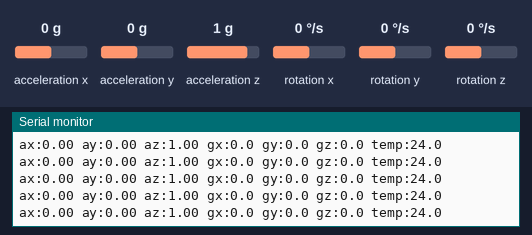
Bench run of a sketch on a simulated ESP32. Parts: the last lines printed to the serial monitor. Wiring (inferred from the names in the program): MPU-6050 motion sensor at I2C address 0x68. The inputs (shaded band) are chosen by the test bench; at power-on: acceleration x 0 g, acceleration y 0 g, acceleration z 1 g, rotation x 0 °/s, rotation y 0 °/s, rotation z 0 °/s.

Above: at 1.2 s.
1.3 s: acceleration x set to -1.4 g
At 1.37 s:
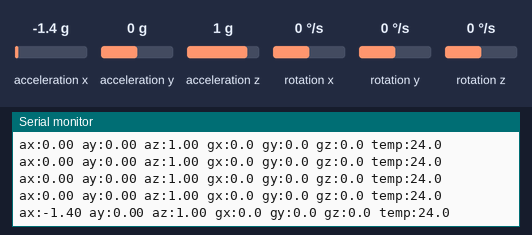
2.8 s: acceleration y set to -1.4 g
At 2.82 s:
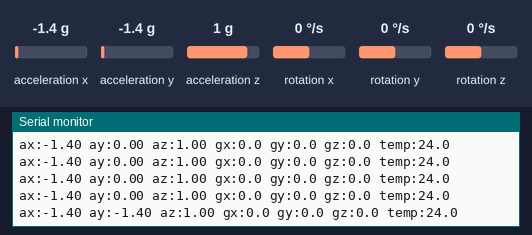
4.3 s: acceleration z set to -1.4 g
At 4.32 s:
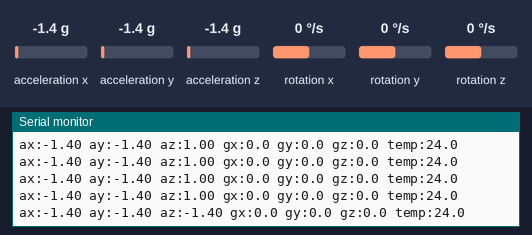
5.8 s: rotation x set to -192 °/s
At 5.83 s:
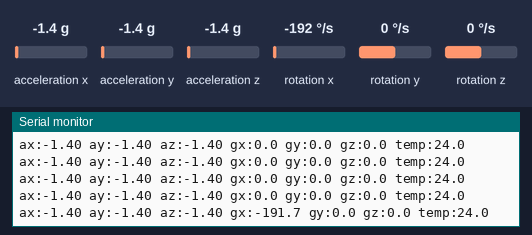
7.3 s: rotation y set to -192 °/s
At 7.34 s:
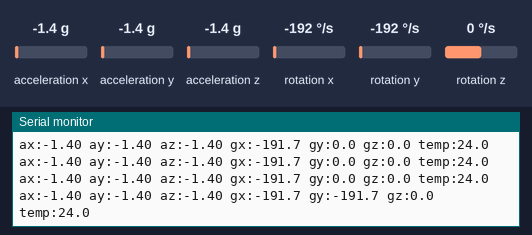

The sketch:

trace_mpu_test.ino
```cpp
// MPU6050 test on ESP32 (no library needed)
// Wiring: VCC -> 3.3V, GND -> GND, SDA -> GPIO21, SCL -> GPIO22, AD0 -> GND (address 0x68)
// Serial Monitor 115200, or Tools > Serial Plotter to watch the curves.
// Lying flat and still you should see az ~ +1.0 g and gyro values close to 0.

#include <Wire.h>

#define MPU_ADDR 0x68   // AD0 to GND = 0x68, AD0 to 3.3V = 0x69
#define SDA_PIN  21
#define SCL_PIN  22

#define ACC_LSB_PER_G    4096.0   // +/-8 g
#define GYRO_LSB_PER_DPS 32.8     // +/-1000 deg/s

void mpuWrite(uint8_t reg, uint8_t val) {
  Wire.beginTransmission(MPU_ADDR);
  Wire.write(reg);
  Wire.write(val);
  Wire.endTransmission();
}

bool mpuRead(float *a, float *g, float *tempC) {
  Wire.beginTransmission(MPU_ADDR);
  Wire.write(0x3B);                                   // ACCEL_XOUT_H
  if (Wire.endTransmission(false) != 0) return false;
  if (Wire.requestFrom((uint8_t)MPU_ADDR, (uint8_t)14) != 14) return false;

  int16_t v[7];
  for (int i = 0; i < 7; i++) {
    uint8_t hi = Wire.read();
    uint8_t lo = Wire.read();
    v[i] = (int16_t)((hi << 8) | lo);
  }
  a[0] = v[0] / ACC_LSB_PER_G;
  a[1] = v[1] / ACC_LSB_PER_G;
  a[2] = v[2] / ACC_LSB_PER_G;
  *tempC = v[3] / 340.0 + 36.53;
  g[0] = v[4] / GYRO_LSB_PER_DPS;
  g[1] = v[5] / GYRO_LSB_PER_DPS;
  g[2] = v[6] / GYRO_LSB_PER_DPS;
  return true;
}

void setup() {
  Serial.begin(115200);
  Wire.begin(SDA_PIN, SCL_PIN);
  Wire.setClock(400000);

  // WHO_AM_I: genuine MPU6050 returns 0x68 (clones may return other values and still work)
  Wire.beginTransmission(MPU_ADDR);
  Wire.write(0x75);
  if (Wire.endTransmission(false) != 0 || Wire.requestFrom((uint8_t)MPU_ADDR, (uint8_t)1) != 1) {
    while (true) {
      Serial.println("MPU6050 NOT FOUND - check wiring (SDA=21, SCL=22, 3.3V, GND, AD0)");
      delay(1000);
    }
  }
  Serial.printf("MPU6050 found, WHO_AM_I = 0x%02X\n", Wire.read());

  mpuWrite(0x6B, 0x00);   // wake up
  mpuWrite(0x1C, 0x10);   // accel +/-8 g
  mpuWrite(0x1B, 0x10);   // gyro +/-1000 deg/s
  mpuWrite(0x1A, 0x03);   // low-pass filter ~44 Hz
}

void loop() {
  float a[3], g[3], t;
  if (mpuRead(a, g, &t)) {
    Serial.printf("ax:%.2f ay:%.2f az:%.2f gx:%.1f gy:%.1f gz:%.1f temp:%.1f\n",
                  a[0], a[1], a[2], g[0], g[1], g[2], t);
  } else {
    Serial.println("read failed");
  }
  delay(50);
}
```

Measured:
- after the input at 1.3 s, the serial monitor: prints a new line after 0.05 s (image 1)
- after the input at 2.8 s, the serial monitor: prints a new line at once (image 2)
- after the input at 4.3 s, the serial monitor: prints a new line at once (image 3)
- after the input at 5.8 s, the serial monitor: prints a new line at once (image 4)
- after the input at 7.3 s, the serial monitor: prints a new line at once (image 5)
